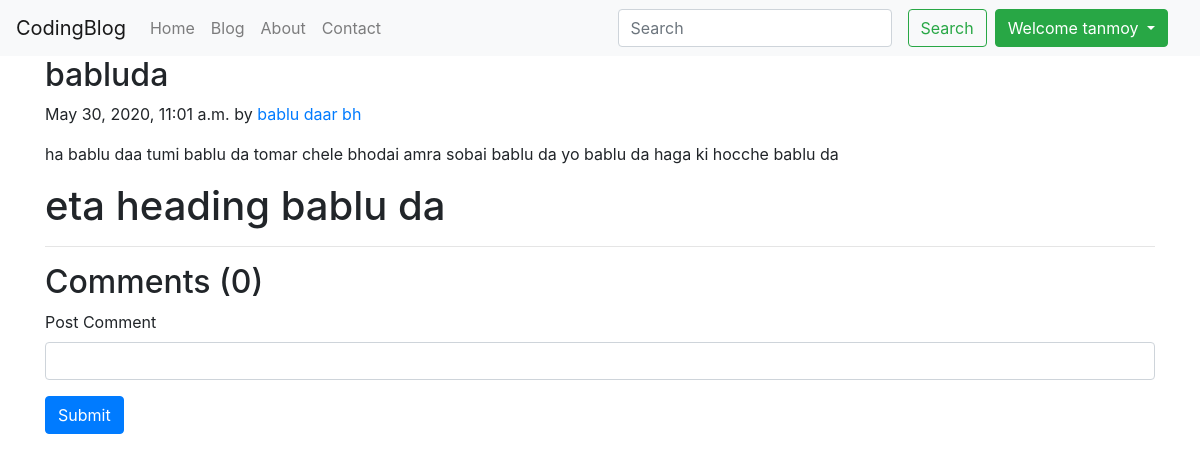
/blog/bablubablu (signed in), run on the app's committed database.
### blog/models.py (models this page shows, shortened)
class Post(models.Model):
    sno = models.AutoField(primary_key = True)
    title = models.CharField(max_length=255)
    content = models.TextField()
    author = models.CharField(max_length=13)
    slug  = models.CharField(max_length=130)
    timeStamp = models.DateTimeField(blank =True)

### blog/views.py (the view)
# urls.py: path('<str:slug>', views.blogPost, name='blogPost'),
def blogPost(request, slug):
    post = Post.objects.filter(slug=slug).first()
    comments = BlogComment.objects.filter(post=post, parent=None)
    replies = BlogComment.objects.filter(post=post).exclude(parent=None)
    replyDict = {}
    for reply in replies:
        if reply.parent.sno not in replyDict.keys():
            replyDict[reply.parent.sno] = [reply]
        else:
            replyDict[reply.parent.sno].append(reply)
    context = {'post': post, 'comments': comments,
               'user': request.user, 'replyDict': replyDict}
    return render(request, 'blog/blogPost.html', context)

### templates/blog/blogPost.html (shortened to what this page needs)
{% extends 'base.html' %}
{% block body %}
{% load humanize %}
{% load extras %}
<div class="container">
    <h2 class="blog-post-title">
        {{post.title}}
    </h2>
    <p class="blog-post-meta">{{post.timeStamp}} by <a href="#">{{post.author}}</a></p>
    <p>{{post.content|safe}}</p>
    <hr>
</div>
<div class="container">
    <h2>
        Comments ({{comments.count}})
    </h2>
    <div class="my-2">
        {% if user.is_authenticated %}
        <form action="/blog/postComment" method="post">
            <div class="form-group">
                <label for="exampleInputEmail1">Post Comment</label>
                <input type="text" class="form-control" name="comment">
            </div>
            <button type="submit" class="btn btn-primary">Submit</button>
        </form>
        {% else %}
        <p> Please Login to Post a Comment
            {% endif %}
    </div>
</div>
{% endblock body %}

### templates/base.html (shortened to what this page needs)
<!doctype html>
<html lang="en">
<head>
  <link rel="stylesheet" href="https://stackpath.bootstrapcdn.com/bootstrap/4.5.0/css/bootstrap.min.css"
>
</head>
<body>
  <nav class="navbar navbar-expand-lg navbar-light bg-light">
    <a class="navbar-brand" href="/">CodingBlog</a>
    <div class="collapse navbar-collapse" id="navbarSupportedContent">
      <ul class="navbar-nav mr-auto">
        <li class="nav-item {% block homeactive %} {% endblock homeactive %}">
          <a class="nav-link" href="/">Home <span class="sr-only">(current)</span></a>
        </li>
        <li class="nav-item {% block blogctive %} {% endblock blogctive %}">
          <a class="nav-link" href="/blog">Blog <span class="sr-only">(current)</span></a>
        </li>
        <li class="nav-item {% block aboutactive %} {% endblock aboutactive %}">
          <a class="nav-link" href="/about">About <span class="sr-only">(current)</span></a>
        </li>
        <li class="nav-item {% block contactactive %} {% endblock contactactive %}">
          <a class="nav-link" href="/contact">Contact <span class="sr-only">(current)</span></a>
        </li>
      </ul>
      <form class="form-inline m-2 my-lg-0" method="get" action="/search" >
        <input class="form-control mr-sm-2" type="search" placeholder="Search" aria-label="Search" name="query"
          id="query">
        <button class="btn btn-outline-success m-2 my-sm-0" type="submit">Search</button>
        {% if user.is_authenticated %}
        <ul class="navbar-nav mr-2">
        <li>
<div class="btn-group">
  <button type="button" class="btn btn-success dropdown-toggle" data-toggle="dropdown" aria-haspopup="true" aria-expanded="false">
    Welcome {{request.user}}
  </button>
</div>
        </li>
        </ul>
        {% endif %}
      </form>
    </div>
  </nav>
  {% block body %}
  {% endblock body %}
</body>
</html>

### data on the page
Post: title "babluda", timeStamp "May 30, 2020, 11:01 a.m.", author "bablu daar bh", content "ha bablu daa tumi bablu da tomar chele bhodai amra sobai bablu da yo bablu da haga ki hocche bablu da eta heading bablu da"

### other printed values
{{ request.user }} "tanmoy"
{{ comments.count }} "0"
